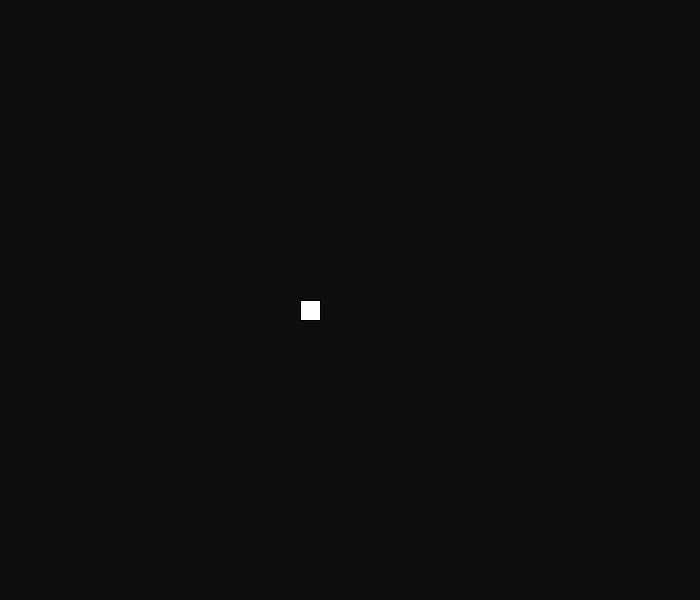
Frame 1 (no input)
Frame 60 (the mouse pressed at the canvas centre just before this capture): identical to frame 1, image omitted
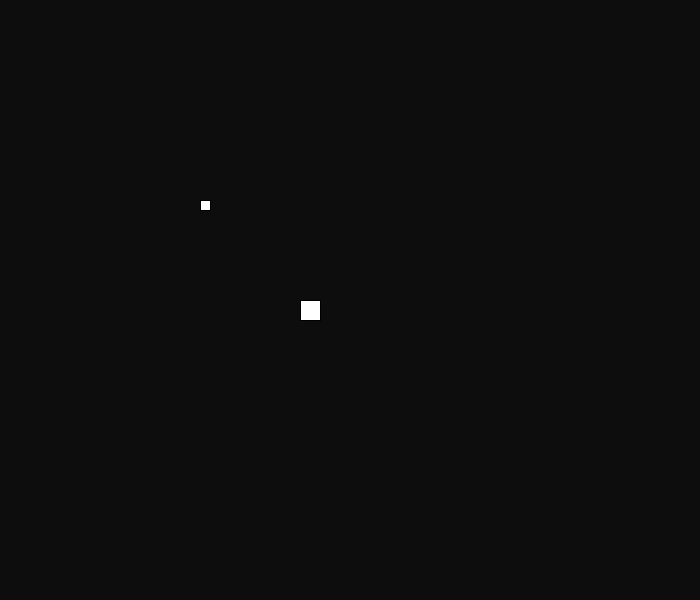
Frame 120 (the mouse held since frame 60 and released just before this capture)

The Processing sketch that drew these frames (run headless with seeded random() and noise(); from frame 60 on, the mouse is pressed at the canvas centre):

// Processing sketch: processing_158084
// ── processing_158084.pde

void setup() {
  size(700, 600);
  background(13);
}
void draw()
{
  println (mousePressed);
  if (mouseX<100 && mousePressed) {
    ellipse(100, 100, 10, 10);
  }
  if (mouseX>100 || mousePressed) {
    rect(200, 200, 10, 10);
  }
  if (mouseX!=100 && !mousePressed) {
    rect(300, 300, 20, 20);
  }
}
